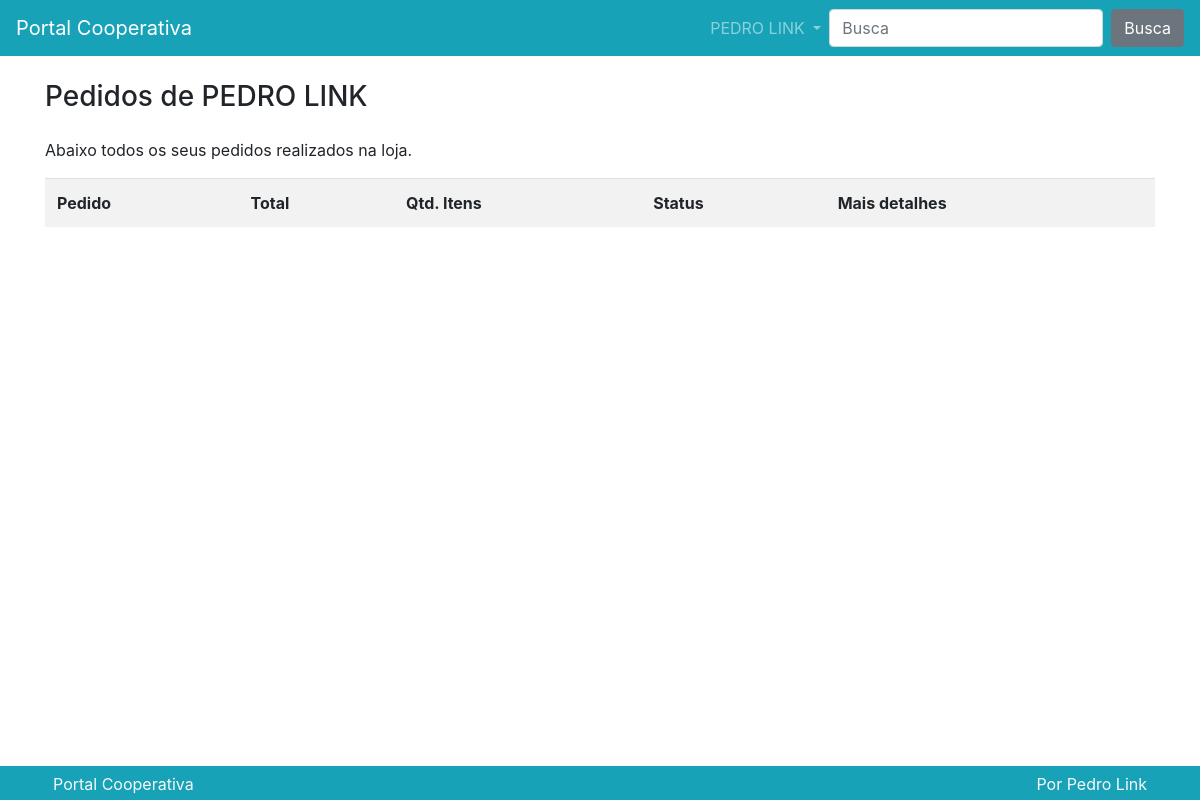
The app's page /pedido/lista/ (signed in), older data.
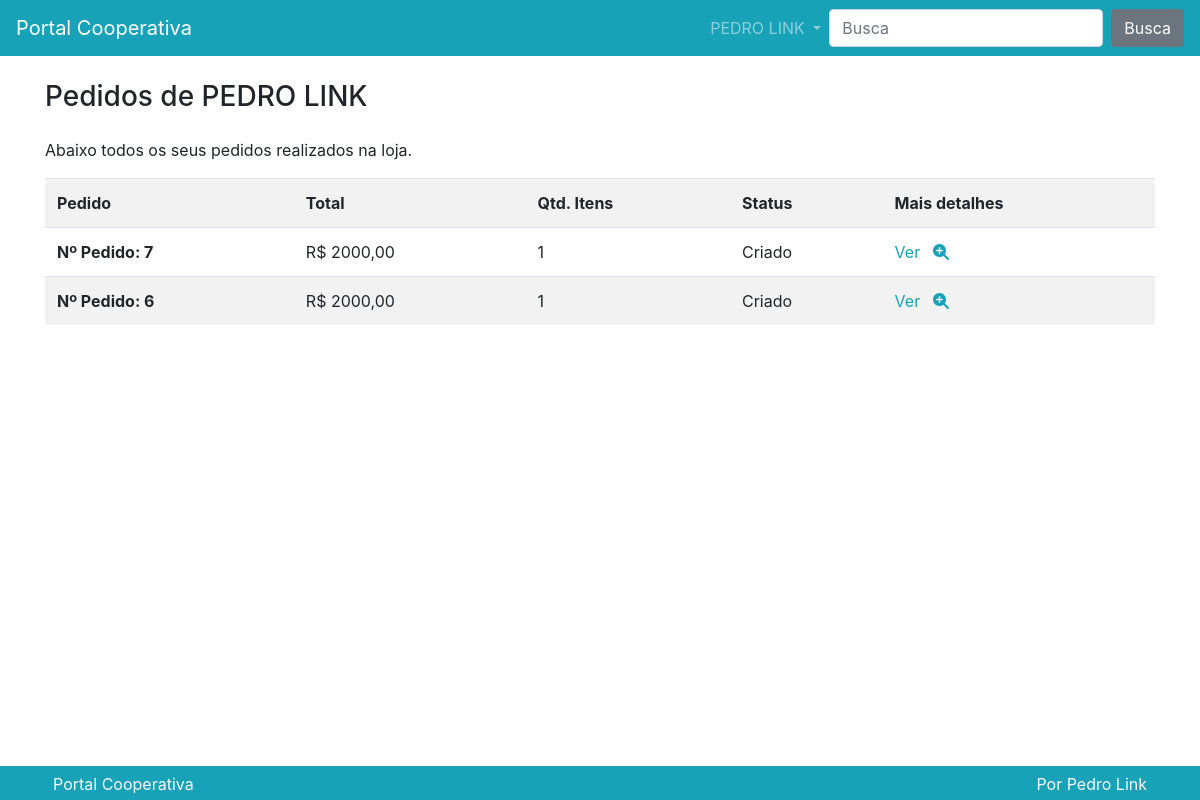
The same page, newer data.
### pedido/models.py (models this page shows)
class Pedido(models.Model):
    usuario = models.ForeignKey(
        User, on_delete=models.CASCADE, verbose_name='Usuário')
    id_fornecedor = models.PositiveIntegerField()
    total = models.FloatField()
    qtd_total = models.PositiveIntegerField()
    observacao = models.TextField(max_length=255, verbose_name='Observação')
    status = models.CharField(
        default="C",
        max_length=1,
        choices=(
            ('A', 'Aprovado'),
            ('C', 'Criado'),
            ('R', 'Reprovado'),
            ('P', 'Pendente'),
            ('E', 'Enviado'),
            ('F', 'Finalizado'),
        )
    )
    def __str__(self):
        return f'Nº Pedido: {self.pk}'

### pedido/views.py (the view)
# urls.py: path('lista/', views.Lista.as_view(), name='lista'),
class Lista(DispatchLoginRequiredMixin, ListView):
    model = Pedido
    context_object_name = 'pedidos'
    template_name = 'pedido/lista.html'
    paginate_by = 10
    ordering = ['-id']

### pedido/views.py (called while the page is built)
    def dispatch(self, *args, **kwargs):
        if not self.request.user.is_authenticated:
            return redirect('perfil:criar')
        return super().dispatch(*args, **kwargs)

    def get_queryset(self, *args, **kwargs):
        qs = super().get_queryset(*args, **kwargs)
        qs = qs.filter(usuario=self.request.user)
        return qs

### produto/templatetags/omfilters.py (called while the page is built)
@register.filter
def formata_preco(valor):
    return utils.formata_preco(valor)

### utils/utils.py (called while the page is built)
def formata_preco(valor):
    return f'R$ {valor:.2f}'.replace('.', ',')

### pedido/templates/pedido/lista.html (shortened to what this page needs)
{% extends 'static/base.html' %}
{% load omfilters %}
{% block conteudo %}
<div class="row">
    <div class="col">
        <h3 class="mb-4">Pedidos de
            {% if request.user.first_name %}
            {{request.user.first_name}} {{request.user.last_name}}
            {% else %}
            {{user}}
            {% endif %}
        </h3>
        <p>Abaixo todos os seus pedidos realizados na loja.</p>
        <div class="table-responsive">
            <table class="table table-striped">
                <tr>
                    <th scope="col">Pedido</th>
                    <th scope="col">Total</th>
                    <th scope="col">Qtd. Itens</th>
                    <th scope="col">Status</th>
                    <th scope="col">Mais detalhes</th>
                </tr>
                {% for pedido in pedidos%}
                <tr>
                    <th scope="row">{{pedido}}</td>
                    <td>{{pedido.total|formata_preco}}</td>
                    <td>{{pedido.qtd_total}}</td>
                    <td>{{pedido.get_status_display}}</td>
                    <td>
                        <a href="{% url 'pedido:detalhe' pedido.id %}">
                            Ver <i class="fas fa-search-plus ml-2"></i>
                        </a>
                    </td>
                </tr>
                {% endfor %}
            </table>
        </div>
    </div>
</div>
{% endblock %}

Row changes from the older to the newer data that the page shows:
added Pedido: id "Nº Pedido: 7", total "R$ 2000,00", qtd_total "1", status "Criado"
added Pedido: id "Nº Pedido: 6", total "R$ 2000,00", qtd_total "1", status "Criado"
